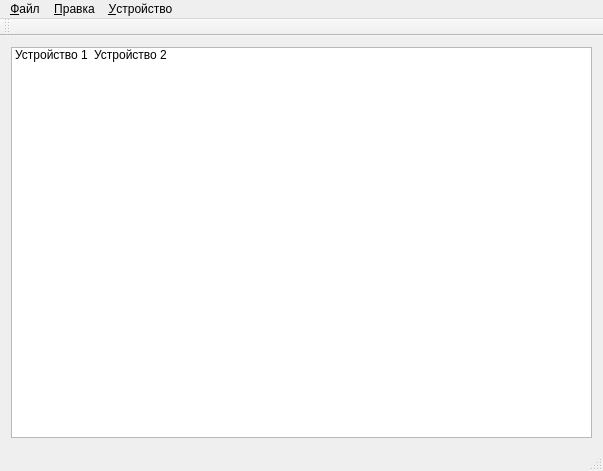
<?xml version="1.0" encoding="UTF-8"?>
<ui version="4.0">
 <class>AdManagerClass</class>
 <widget class="QMainWindow" name="AdManagerClass">
  <property name="geometry">
   <rect>
    <x>0</x>
    <y>0</y>
    <width>603</width>
    <height>471</height>
   </rect>
  </property>
  <property name="windowTitle">
   <string>AdManager</string>
  </property>
  <widget class="QWidget" name="centralWidget">
   <layout class="QVBoxLayout" name="verticalLayout">
    <item>
     <widget class="QListWidget" name="devList">
      <property name="viewMode">
       <enum>QListView::IconMode</enum>
      </property>
      <property name="uniformItemSizes">
       <bool>true</bool>
      </property>
      <property name="batchSize">
       <number>98</number>
      </property>
      <item>
       <property name="text">
        <string>Устройство 1</string>
       </property>
       <property name="icon">
        <iconset resource="../AdManager.qrc">
         <normaloff>:/icons_large/icons/large/tablet-lime.png</normaloff>:/icons_large/icons/large/tablet-lime.png</iconset>
       </property>
       <property name="flags">
        <set>ItemIsSelectable|ItemIsEditable|ItemIsDragEnabled|ItemIsUserCheckable|ItemIsEnabled</set>
       </property>
      </item>
      <item>
       <property name="text">
        <string>Устройство 2</string>
       </property>
       <property name="icon">
        <iconset resource="../AdManager.qrc">
         <normaloff>:/icons_large/icons/large/tablet-lime.png</normaloff>:/icons_large/icons/large/tablet-lime.png</iconset>
       </property>
       <property name="flags">
        <set>ItemIsSelectable|ItemIsEditable|ItemIsDragEnabled|ItemIsUserCheckable|ItemIsEnabled</set>
       </property>
      </item>
     </widget>
    </item>
   </layout>
  </widget>
  <widget class="QMenuBar" name="menuBar">
   <property name="geometry">
    <rect>
     <x>0</x>
     <y>0</y>
     <width>603</width>
     <height>21</height>
    </rect>
   </property>
   <widget class="QMenu" name="menuFile">
    <property name="title">
     <string>&amp;Файл</string>
    </property>
    <addaction name="actSettings"/>
    <addaction name="separator"/>
    <addaction name="actExit"/>
   </widget>
   <widget class="QMenu" name="menuEdit">
    <property name="title">
     <string>&amp;Правка</string>
    </property>
   </widget>
   <widget class="QMenu" name="menuDevice">
    <property name="title">
     <string>&amp;Устройство</string>
    </property>
    <widget class="QMenu" name="menuPlayList">
     <property name="title">
      <string>&amp;Список воспроизведения</string>
     </property>
     <addaction name="actPlayListManage"/>
     <addaction name="actCustomPlaylist"/>
     <addaction name="separator"/>
    </widget>
    <addaction name="actUpdateAll"/>
    <addaction name="separator"/>
    <addaction name="actDevStart"/>
    <addaction name="actDevStop"/>
    <addaction name="actDevPause"/>
    <addaction name="actDevRestart"/>
    <addaction name="separator"/>
    <addaction name="actDevSettings_2"/>
    <addaction name="separator"/>
    <addaction name="menuPlayList"/>
   </widget>
   <addaction name="menuFile"/>
   <addaction name="menuEdit"/>
   <addaction name="menuDevice"/>
  </widget>
  <widget class="QToolBar" name="mainToolBar">
   <attribute name="toolBarArea">
    <enum>TopToolBarArea</enum>
   </attribute>
   <attribute name="toolBarBreak">
    <bool>false</bool>
   </attribute>
  </widget>
  <widget class="QStatusBar" name="statusBar"/>
  <action name="actExit">
   <property name="text">
    <string>Вы&amp;ход</string>
   </property>
   <property name="statusTip">
    <string>Выход из программы администрирования</string>
   </property>
   <property name="shortcut">
    <string>Ctrl+Q</string>
   </property>
  </action>
  <action name="actUpdateAll">
   <property name="icon">
    <iconset resource="../AdManager.qrc">
     <normaloff>:/icons/medium/admanager.png</normaloff>:/icons/medium/admanager.png</iconset>
   </property>
   <property name="text">
    <string>Обновить список</string>
   </property>
   <property name="shortcut">
    <string>F5</string>
   </property>
  </action>
  <action name="actDevStart">
   <property name="text">
    <string>&amp;Запустить</string>
   </property>
   <property name="statusTip">
    <string>Запустить воспроизведение контента на устройстве</string>
   </property>
  </action>
  <action name="actDevStop">
   <property name="text">
    <string>&amp;Остановить</string>
   </property>
   <property name="statusTip">
    <string>Остановить воспроизведение контента на устройстве</string>
   </property>
  </action>
  <action name="actDevPause">
   <property name="checkable">
    <bool>true</bool>
   </property>
   <property name="text">
    <string>&amp;Пауза</string>
   </property>
  </action>
  <action name="action_5">
   <property name="text">
    <string>-</string>
   </property>
  </action>
  <action name="actDevRestart">
   <property name="text">
    <string>Перезапус&amp;к</string>
   </property>
   <property name="statusTip">
    <string>Начать с начала воспроизведение контента на устройстве</string>
   </property>
  </action>
  <action name="actPlayListManage">
   <property name="text">
    <string>&amp;Управление списками...</string>
   </property>
  </action>
  <action name="actSettings">
   <property name="text">
    <string>Настройки...</string>
   </property>
  </action>
  <action name="actCustomPlaylist">
   <property name="text">
    <string>Изменить...</string>
   </property>
  </action>
  <action name="actDevSettings_2">
   <property name="text">
    <string>&amp;Настройки устройства...</string>
   </property>
   <property name="shortcut">
    <string>Ctrl+Shift+S</string>
   </property>
  </action>
 </widget>
 <layoutdefault spacing="6" margin="11"/>
 <resources>
  <include location="../AdManager.qrc"/>
 </resources>
 <connections/>
</ui>
